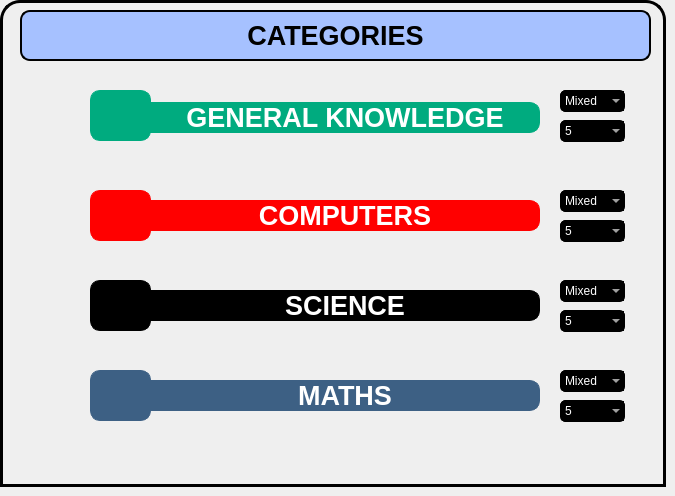
     <widget class="QWidget" name="quizpage">
      <widget class="QFrame" name="quiz_frame">
       <property name="geometry">
        <rect>
         <x>0</x>
         <y>0</y>
         <width>666</width>
         <height>487</height>
        </rect>
       </property>
       <property name="styleSheet">
        <string notr="true">border :3px solid black;
border-top-left-radius : 20px;
border-top-right-radius : 20px; 
border-bottom-left-radius : 0px; 
border-bottom-right-radius : 0px;</string>
       </property>
       <property name="frameShape">
        <enum>QFrame::StyledPanel</enum>
       </property>
       <property name="frameShadow">
        <enum>QFrame::Raised</enum>
       </property>
       <widget class="QLabel" name="Categories">
        <property name="geometry">
         <rect>
          <x>20</x>
          <y>10</y>
          <width>631</width>
          <height>51</height>
         </rect>
        </property>
        <property name="font">
         <font>
          <pointsize>20</pointsize>
          <weight>75</weight>
          <bold>true</bold>
         </font>
        </property>
        <property name="styleSheet">
         <string notr="true">border :2px solid black;
background-color: rgb(166, 193, 255);
border-top-left-radius : 10px;
border-top-right-radius : 10px; 
border-bottom-left-radius : 10px; 
border-bottom-right-radius : 10px;</string>
        </property>
        <property name="text">
         <string>&lt;html&gt;&lt;head/&gt;&lt;body&gt;&lt;p&gt;&lt;span style=&quot; font-weight:600;&quot;&gt;CATEGORIES&lt;/span&gt;&lt;/p&gt;&lt;/body&gt;&lt;/html&gt;</string>
        </property>
        <property name="alignment">
         <set>Qt::AlignCenter</set>
        </property>
       </widget>
       <widget class="QLabel" name="GKLabel">
        <property name="geometry">
         <rect>
          <x>90</x>
          <y>90</y>
          <width>61</width>
          <height>51</height>
         </rect>
        </property>
        <property name="styleSheet">
         <string notr="true">border :1px solid black;
background-color: rgb(0, 171, 127);
border-top-left-radius : 10px;
border-top-right-radius : 10px; 
border-bottom-left-radius : 10px; 
border-bottom-right-radius : 10px;
border-color: rgb(0, 171, 127);</string>
        </property>
        <property name="text">
         <string/>
        </property>
        <property name="pixmap">
         <pixmap>../Resources/GK.png</pixmap>
        </property>
        <property name="scaledContents">
         <bool>true</bool>
        </property>
       </widget>
       <widget class="QLabel" name="ComputersLabel">
        <property name="geometry">
         <rect>
          <x>90</x>
          <y>190</y>
          <width>61</width>
          <height>51</height>
         </rect>
        </property>
        <property name="styleSheet">
         <string notr="true">border :1px solid red;
background-color: rgb(255, 0,0 );
border-top-left-radius : 10px;
border-top-right-radius : 10px; 
border-bottom-left-radius : 10px; 
border-bottom-right-radius : 10px;</string>
        </property>
        <property name="text">
         <string/>
        </property>
        <property name="pixmap">
         <pixmap>../Resources/Computer.png</pixmap>
        </property>
        <property name="scaledContents">
         <bool>true</bool>
        </property>
       </widget>
       <widget class="QLabel" name="ScienceLabel">
        <property name="geometry">
         <rect>
          <x>90</x>
          <y>280</y>
          <width>61</width>
          <height>51</height>
         </rect>
        </property>
        <property name="styleSheet">
         <string notr="true">border :1px solid black;
background-color: rgb(0, 0, 0);
border-top-left-radius : 10px;
border-top-right-radius : 10px; 
border-bottom-left-radius : 10px; 
border-bottom-right-radius : 10px;</string>
        </property>
        <property name="text">
         <string/>
        </property>
        <property name="pixmap">
         <pixmap>../Resources/Science.png</pixmap>
        </property>
        <property name="scaledContents">
         <bool>true</bool>
        </property>
       </widget>
       <widget class="QLabel" name="MathsLabel">
        <property name="geometry">
         <rect>
          <x>90</x>
          <y>370</y>
          <width>61</width>
          <height>51</height>
         </rect>
        </property>
        <property name="styleSheet">
         <string notr="true">border :1px solid black;
background-color: rgb(61, 96, 132);
border-top-left-radius : 10px;
border-top-right-radius : 10px; 
border-bottom-left-radius : 10px; 
border-bottom-right-radius : 10px;
border-color: rgb(61, 96, 132);</string>
        </property>
        <property name="text">
         <string/>
        </property>
        <property name="pixmap">
         <pixmap>../Resources/Maths.png</pixmap>
        </property>
        <property name="scaledContents">
         <bool>true</bool>
        </property>
       </widget>
       <widget class="QPushButton" name="GK">
        <property name="geometry">
         <rect>
          <x>150</x>
          <y>102</y>
          <width>390</width>
          <height>31</height>
         </rect>
        </property>
        <property name="font">
         <font>
          <pointsize>20</pointsize>
          <weight>75</weight>
          <bold>true</bold>
         </font>
        </property>
        <property name="cursor">
         <cursorShape>PointingHandCursor</cursorShape>
        </property>
        <property name="styleSheet">
         <string notr="true">border :1px solid black;
background-color: rgb(0, 171, 127);
border-top-left-radius : 0px;
border-top-right-radius : 10px; 
border-bottom-left-radius : 0px; 
border-bottom-right-radius : 10px;
color: rgb(255, 255, 255);
border-color: rgb(0, 171, 127);</string>
        </property>
        <property name="text">
         <string>GENERAL KNOWLEDGE</string>
        </property>
       </widget>
       <widget class="QPushButton" name="Computers">
        <property name="geometry">
         <rect>
          <x>150</x>
          <y>200</y>
          <width>390</width>
          <height>31</height>
         </rect>
        </property>
        <property name="font">
         <font>
          <pointsize>20</pointsize>
          <weight>75</weight>
          <bold>true</bold>
         </font>
        </property>
        <property name="cursor">
         <cursorShape>PointingHandCursor</cursorShape>
        </property>
        <property name="styleSheet">
         <string notr="true">border :1px solid red;
background-color: rgb(255, 0,0 );
border-top-left-radius : 0px;
border-top-right-radius : 10px; 
border-bottom-left-radius : 0px; 
border-bottom-right-radius : 10px;
color: rgb(255, 255, 255);</string>
        </property>
        <property name="text">
         <string>COMPUTERS</string>
        </property>
       </widget>
       <widget class="QPushButton" name="Science">
        <property name="geometry">
         <rect>
          <x>150</x>
          <y>290</y>
          <width>390</width>
          <height>31</height>
         </rect>
        </property>
        <property name="font">
         <font>
          <pointsize>20</pointsize>
          <weight>75</weight>
          <bold>true</bold>
         </font>
        </property>
        <property name="cursor">
         <cursorShape>PointingHandCursor</cursorShape>
        </property>
        <property name="styleSheet">
         <string notr="true">border :1px solid black;
background-color: rgb(0, 0,0 );
border-top-left-radius : 0px;
border-top-right-radius : 10px; 
border-bottom-left-radius : 0px; 
border-bottom-right-radius : 10px;
color: rgb(255, 255, 255);</string>
        </property>
        <property name="text">
         <string>SCIENCE</string>
        </property>
       </widget>
       <widget class="QPushButton" name="Maths">
        <property name="geometry">
         <rect>
          <x>150</x>
          <y>380</y>
          <width>390</width>
          <height>31</height>
         </rect>
        </property>
        <property name="font">
         <font>
          <pointsize>20</pointsize>
          <weight>75</weight>
          <bold>true</bold>
         </font>
        </property>
        <property name="cursor">
         <cursorShape>PointingHandCursor</cursorShape>
        </property>
        <property name="styleSheet">
         <string notr="true">border :1px solid black;
background-color: rgb(61, 96, 132);
border-top-left-radius : 0px;
border-top-right-radius : 10px; 
border-bottom-left-radius : 0px; 
border-bottom-right-radius : 10px;
color: rgb(255, 255, 255);
border-color: rgb(61, 96, 132);</string>
        </property>
        <property name="text">
         <string>MATHS</string>
        </property>
       </widget>
       <widget class="QComboBox" name="DifficultyGK">
        <property name="geometry">
         <rect>
          <x>560</x>
          <y>90</y>
          <width>65</width>
          <height>22</height>
         </rect>
        </property>
        <property name="styleSheet">
         <string notr="true">border: 1px solid black;
color: rgb(255, 255, 255);
background-color: rgb(0, 0, 0);
border-top-left-radius : 5px;
border-top-right-radius : 5px; 
border-bottom-left-radius : 5px; 
border-bottom-right-radius : 5px;</string>
        </property>
        <property name="currentText">
         <string>Mixed</string>
        </property>
        <item>
         <property name="text">
          <string>Mixed</string>
         </property>
        </item>
        <item>
         <property name="text">
          <string>Easy</string>
         </property>
        </item>
        <item>
         <property name="text">
          <string>Medium</string>
         </property>
        </item>
        <item>
         <property name="text">
          <string>Hard</string>
         </property>
        </item>
       </widget>
       <widget class="QComboBox" name="DifficultyComputers">
        <property name="geometry">
         <rect>
          <x>560</x>
          <y>190</y>
          <width>65</width>
          <height>22</height>
         </rect>
        </property>
        <property name="styleSheet">
         <string notr="true">border: 1px solid black;
color: rgb(255, 255, 255);
background-color: rgb(0, 0, 0);
border-top-left-radius : 5px;
border-top-right-radius : 5px; 
border-bottom-left-radius : 5px; 
border-bottom-right-radius : 5px;</string>
        </property>
        <property name="currentText">
         <string>Mixed</string>
        </property>
        <item>
         <property name="text">
          <string>Mixed</string>
         </property>
        </item>
        <item>
         <property name="text">
          <string>Easy</string>
         </property>
        </item>
        <item>
         <property name="text">
          <string>Medium</string>
         </property>
        </item>
        <item>
         <property name="text">
          <string>Hard</string>
         </property>
        </item>
       </widget>
       <widget class="QComboBox" name="DifficultyScience">
        <property name="geometry">
         <rect>
          <x>560</x>
          <y>280</y>
          <width>65</width>
          <height>22</height>
         </rect>
        </property>
        <property name="styleSheet">
         <string notr="true">border: 1px solid black;
color: rgb(255, 255, 255);
background-color: rgb(0, 0, 0);
border-top-left-radius : 5px;
border-top-right-radius : 5px; 
border-bottom-left-radius : 5px; 
border-bottom-right-radius : 5px;</string>
        </property>
        <property name="currentText">
         <string>Mixed</string>
        </property>
        <item>
         <property name="text">
          <string>Mixed</string>
         </property>
        </item>
        <item>
         <property name="text">
          <string>Easy</string>
         </property>
        </item>
        <item>
         <property name="text">
          <string>Medium</string>
         </property>
        </item>
        <item>
         <property name="text">
          <string>Hard</string>
         </property>
        </item>
       </widget>
       <widget class="QComboBox" name="DifficultyMaths">
        <property name="geometry">
         <rect>
          <x>560</x>
          <y>370</y>
          <width>65</width>
          <height>22</height>
         </rect>
        </property>
        <property name="styleSheet">
         <string notr="true">border: 1px solid black;
color: rgb(255, 255, 255);
background-color: rgb(0, 0, 0);
border-top-left-radius : 5px;
border-top-right-radius : 5px; 
border-bottom-left-radius : 5px; 
border-bottom-right-radius : 5px;</string>
        </property>
        <property name="currentText">
         <string>Mixed</string>
        </property>
        <item>
         <property name="text">
          <string>Mixed</string>
         </property>
        </item>
        <item>
         <property name="text">
          <string>Easy</string>
         </property>
        </item>
        <item>
         <property name="text">
          <string>Medium</string>
         </property>
        </item>
        <item>
         <property name="text">
          <string>Hard</string>
         </property>
        </item>
       </widget>
       <widget class="QComboBox" name="NumberGK">
        <property name="geometry">
         <rect>
          <x>560</x>
          <y>120</y>
          <width>65</width>
          <height>22</height>
         </rect>
        </property>
        <property name="styleSheet">
         <string notr="true">border: 1px solid black;
color: rgb(255, 255, 255);
background-color: rgb(0, 0, 0);
border-top-left-radius : 5px;
border-top-right-radius : 5px; 
border-bottom-left-radius : 5px; 
border-bottom-right-radius : 5px;</string>
        </property>
        <property name="currentText">
         <string>5</string>
        </property>
        <item>
         <property name="text">
          <string>5</string>
         </property>
        </item>
        <item>
         <property name="text">
          <string>6</string>
         </property>
        </item>
        <item>
         <property name="text">
          <string>7</string>
         </property>
        </item>
        <item>
         <property name="text">
          <string>8</string>
         </property>
        </item>
        <item>
         <property name="text">
          <string>9</string>
         </property>
        </item>
        <item>
         <property name="text">
          <string>10</string>
         </property>
        </item>
       </widget>
       <widget class="QComboBox" name="NumberComputers">
        <property name="geometry">
         <rect>
          <x>560</x>
          <y>220</y>
          <width>65</width>
          <height>22</height>
         </rect>
        </property>
        <property name="styleSheet">
         <string notr="true">border: 1px solid black;
color: rgb(255, 255, 255);
background-color: rgb(0, 0, 0);
border-top-left-radius : 5px;
border-top-right-radius : 5px; 
border-bottom-left-radius : 5px; 
border-bottom-right-radius : 5px;</string>
        </property>
        <property name="currentText">
         <string>5</string>
        </property>
        <item>
         <property name="text">
          <string>5</string>
         </property>
        </item>
        <item>
         <property name="text">
          <string>6</string>
         </property>
        </item>
        <item>
         <property name="text">
          <string>7</string>
         </property>
        </item>
        <item>
         <property name="text">
          <string>8</string>
         </property>
        </item>
        <item>
         <property name="text">
          <string>9</string>
         </property>
        </item>
        <item>
         <property name="text">
          <string>10</string>
         </property>
        </item>
       </widget>
       <widget class="QComboBox" name="NumberScience">
        <property name="geometry">
         <rect>
          <x>560</x>
          <y>310</y>
          <width>65</width>
          <height>22</height>
         </rect>
        </property>
        <property name="styleSheet">
         <string notr="true">border: 1px solid black;
color: rgb(255, 255, 255);
background-color: rgb(0, 0, 0);
border-top-left-radius : 5px;
border-top-right-radius : 5px; 
border-bottom-left-radius : 5px; 
border-bottom-right-radius : 5px;</string>
        </property>
        <property name="currentText">
         <string>5</string>
        </property>
        <item>
         <property name="text">
          <string>5</string>
         </property>
        </item>
        <item>
         <property name="text">
          <string>6</string>
         </property>
        </item>
        <item>
         <property name="text">
          <string>7</string>
         </property>
        </item>
        <item>
         <property name="text">
          <string>8</string>
         </property>
        </item>
        <item>
         <property name="text">
          <string>9</string>
         </property>
        </item>
        <item>
         <property name="text">
          <string>10</string>
         </property>
        </item>
       </widget>
       <widget class="QComboBox" name="NumberMaths">
        <property name="geometry">
         <rect>
          <x>560</x>
          <y>400</y>
          <width>65</width>
          <height>22</height>
         </rect>
        </property>
        <property name="styleSheet">
         <string notr="true">border: 1px solid black;
color: rgb(255, 255, 255);
background-color: rgb(0, 0, 0);
border-top-left-radius : 5px;
border-top-right-radius : 5px; 
border-bottom-left-radius : 5px; 
border-bottom-right-radius : 5px;</string>
        </property>
        <property name="currentText">
         <string>5</string>
        </property>
        <item>
         <property name="text">
          <string>5</string>
         </property>
        </item>
        <item>
         <property name="text">
          <string>6</string>
         </property>
        </item>
        <item>
         <property name="text">
          <string>7</string>
         </property>
        </item>
        <item>
         <property name="text">
          <string>8</string>
         </property>
        </item>
        <item>
         <property name="text">
          <string>9</string>
         </property>
        </item>
        <item>
         <property name="text">
          <string>10</string>
         </property>
        </item>
       </widget>
      </widget>
     </widget>
